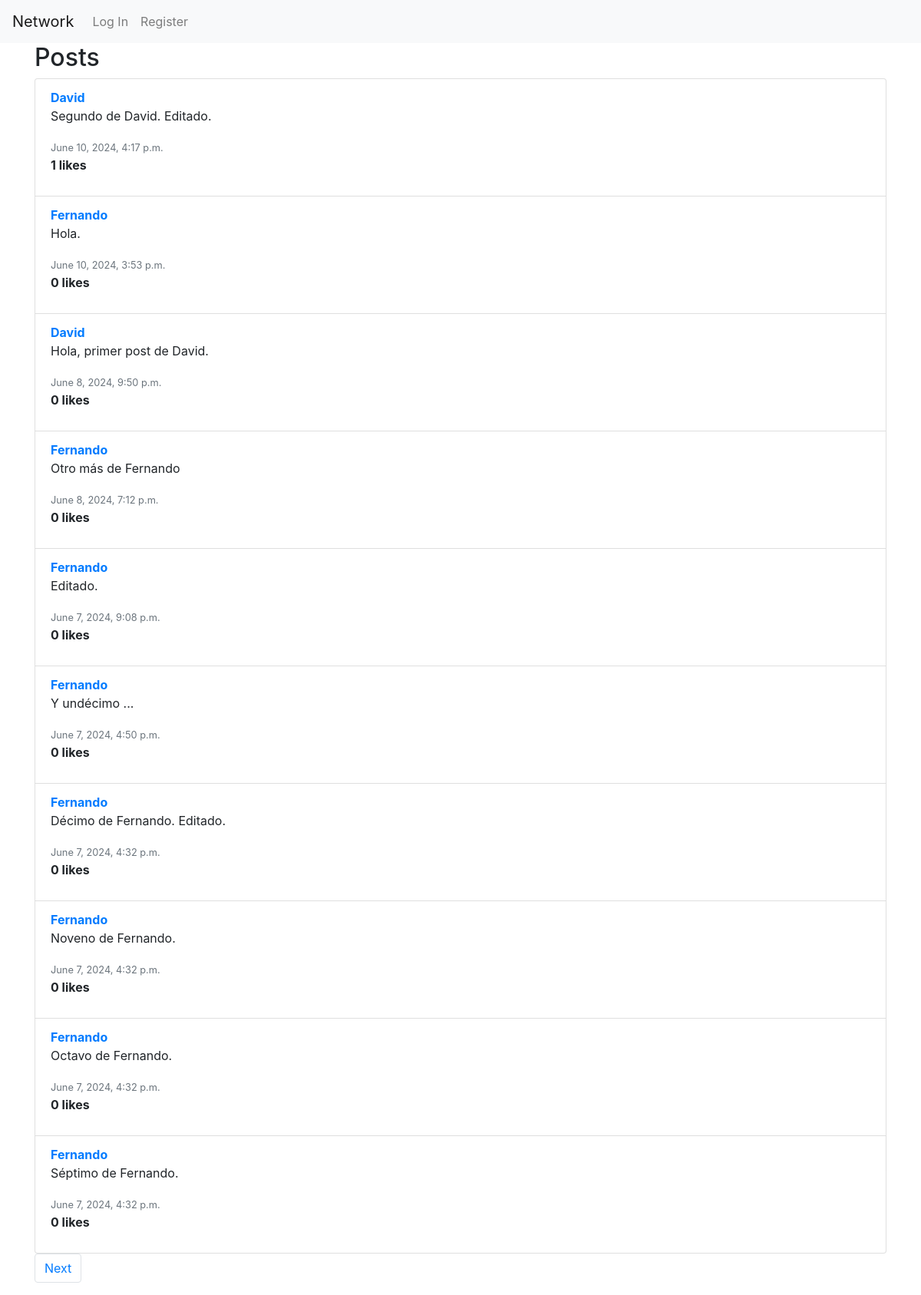
Before: / with the older database file.
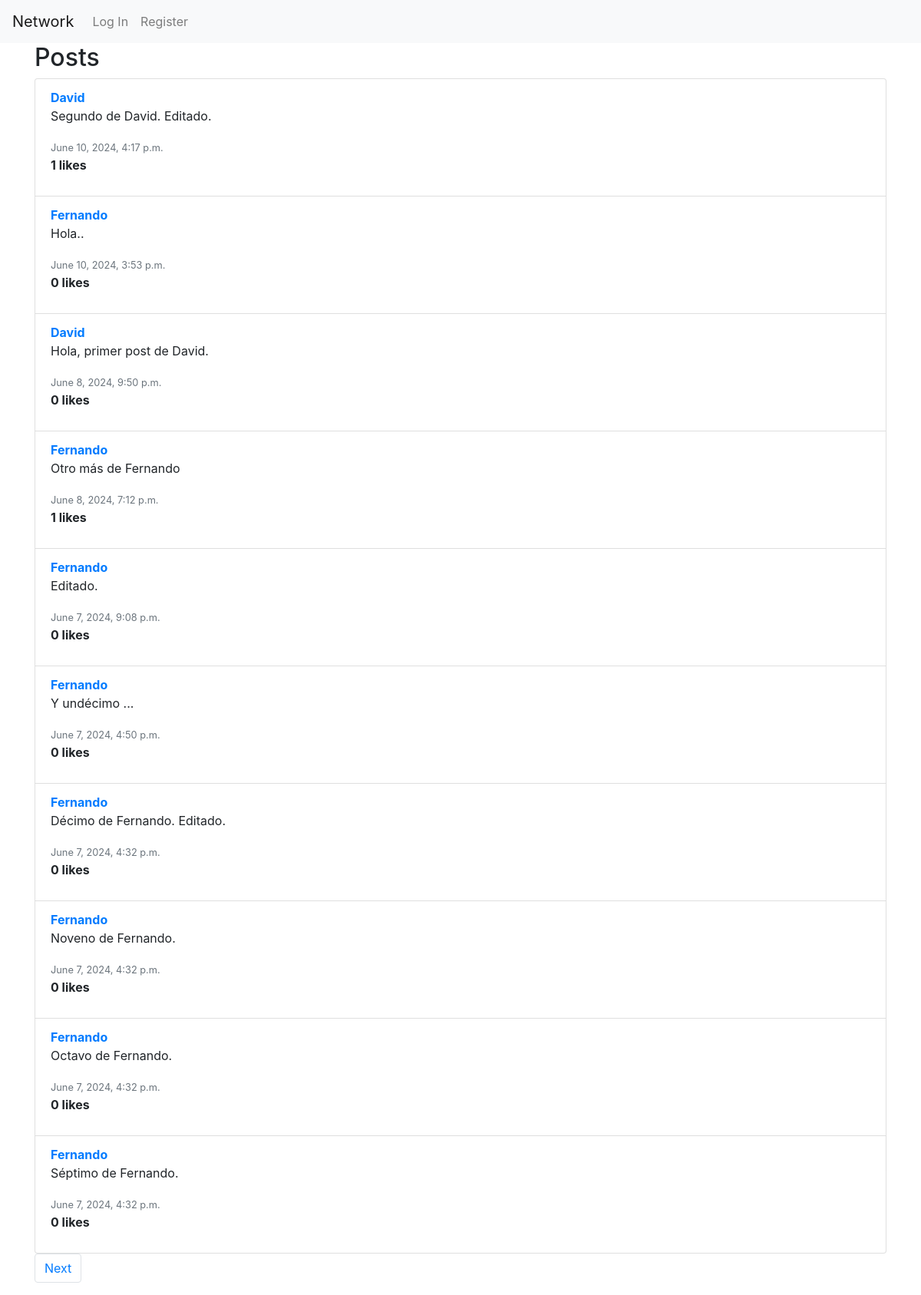
After: the same page with the newer database file.
### network/models.py (models this page shows, shortened)
class Post(models.Model):
    user = models.ForeignKey(User, on_delete=models.CASCADE, related_name="posts")
    content = models.TextField(blank=True)
    timestamp = models.DateTimeField(auto_now_add=True)

class User(AbstractUser):
    pass

### network/views.py (the view)
# urls.py: path("", views.index, name="index"),
def index(request):
    if request.method == "POST":
        content = request.POST["content"]
        user = request.user
        new_post = Post(user=user, content=content)
        new_post.save()
        return HttpResponseRedirect(reverse("network:index"))
    else:
        user = request.user
        posts_list = Post.objects.all().annotate(likes_count=Count('liked')).order_by('-timestamp')
        paginator = Paginator(posts_list, 10)  # Mostrar 10 posts por página
        page_number = request.GET.get('page')
        posts = paginator.get_page(page_number)  # Obtener los posts para la página requerida
        if user.is_authenticated:
            liked_posts_ids = set(Like.objects.filter(user=user).values_list('post_id', flat=True))
            for post in posts:
                post.user_has_liked = post.id in liked_posts_ids
        else:
            for post in posts:
                post.user_has_liked = False
        return render(request, "network/index.html", {"posts": posts})

### network/templates/network/index.html (shortened to what this page needs)
{% extends "network/layout.html" %}
{% block body %}
<div class="container">
    <h2>Posts</h2>
    <ul class="list-group">
        {% for post in posts %}
        <li class="list-group-item" id="post-{{ post.id }}">
            <a href="{% url 'network:profile' post.user.username %}"><strong>{{ post.user.username }}</strong></a>
            <div id="post-content-{{ post.id }}">
                <p>{{ post.content }}</p>
            </div>
            <div>
                <small class="text-muted">{{ post.timestamp }}</small>
                <p id="like-count-{{ post.id }}"><strong>{{ post.likes_count }} likes</strong></p>
            </div>
        </li>
        {% endfor %}
    </ul>
    <nav aria-label="Page navigation">
        <ul class="pagination">
            {% if posts.has_next %}
                <li class="page-item"><a class="page-link" href="?page={{ posts.next_page_number }}">Next</a></li>
            {% endif %}
        </ul>
    </nav>
</div>
{% endblock %}

Changed rows visible on the page:
changed Post: content "Hola." → "Hola.."
computed for Post "Otro más de Fernando": likes_count "0" → "1"
